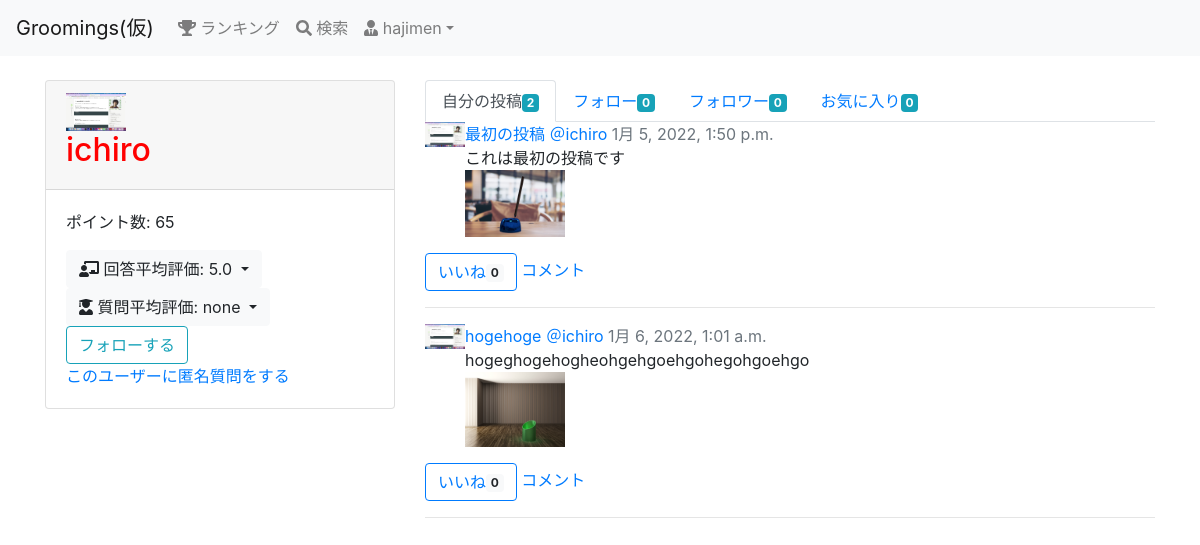
Screenshot of /user/1/ (signed in) with the database file from the repository.
### groomings/models.py (models this page shows, shortened)
class User(AbstractBaseUser, PermissionsMixin):
    username = models.CharField(max_length=150)
    email = models.EmailField(max_length=255, unique=True)
    image = models.FileField(upload_to='user_image/', null=True, blank=True)
    point = models.IntegerField(default=50, validators=[MinValueValidator(0)])
    follow = models.ManyToManyField(
        'self', blank=True, symmetrical=False, related_name="follower"
    )
    is_active = models.BooleanField(default=True)
    is_staff = models.BooleanField(default=False) # 管理画面にログインできるかどうか
    USERNAME_FIELD = 'email' # このテーブルのレコードを一意に識別
    REQUIRED_FIELDS = ['username'] # スーパーユーザー作成時に入力する(emailとパスワードは必須だからそれ以外で)
    objects = UserManager()
    class Meta:
        db_table = 'user'

class Date(models.Model):
    created_at = models.DateTimeField(default=now)
    class Meta:
        abstract = True

class Question(Date):
    title = models.CharField(max_length=30, null=True, blank=True)
    text = models.TextField(null=False, blank=False)
    image1 = models.FileField(upload_to='question_image/', null=True, blank=True)
    image2 = models.FileField(upload_to='question_image/', null=True, blank=True)
    image3 = models.FileField(upload_to='question_image/', null=True, blank=True)
    give_point = models.IntegerField(blank=False, null=False, default=5, validators=[MinValueValidator(5)])
    giver = models.ForeignKey(
        'User', on_delete=CASCADE, related_name="user_give_question"
    )
    recipient = models.ForeignKey(
        'User', on_delete=SET_NULL, null=True, related_name="user_receive_question"
    )
    to_giver_point = models.IntegerField(validators=[MinValueValidator(1), MaxValueValidator(5)], null=True)
    to_recipient_point = models.IntegerField(validators=[MinValueValidator(1), MaxValueValidator(5)], null=True)
    is_active = models.BooleanField(default=True)
    class Meta:
        db_table = 'question'

class Post(Date):
    title = models.CharField(max_length=30)
    image1 = models.FileField(upload_to='post_image/', null=True, blank=True)
    image2 = models.FileField(upload_to='post_image/', null=True, blank=True)
    image3 = models.FileField(upload_to='post_image/', null=True, blank=True)
    text = models.TextField()
    user = models.ForeignKey(
        'User', on_delete=models.CASCADE, related_name="user_post"
    )
    favorite = models.ManyToManyField(User, related_name="user_favo_post")
    category = models.CharField(max_length=15, default='カテゴリーなし')
    class Meta:
        db_table = 'post'

### groomings/views.py (the view)
# urls.py: path(r'user/<int:user_id>/', views.user, name = 'user'), # ユーザー個人ページ
@login_required
def user(request, user_id):
    user = User.objects.get(pk=user_id)
    my_follows = request.user.follow.all()
    posts = user.user_post.all()
    notifys = Notify.objects.filter(user=request.user).order_by('-created_at')
    eval_as_giver = user.user_give_question.filter(is_active=False).order_by('-created_at')
    eval_as_recipient = user.user_receive_question.filter(is_active=False).order_by('-created_at')
    return render(request, 'groomings/user.html', context={
        "page_owner": user, "my_follows": my_follows, "posts": posts, "notifys": notifys, "eval_as_giver": eval_as_giver, "eval_as_recipient": eval_as_recipient
        })

### groomings/templatetags/tag_event.py (called while the page is built)
@register.filter(name="count_favo")
def count_favo(post):
    return post.favorite.all().count()

@register.filter(name="count_follow")
def count_follow(user):
    return user.follow.all().count()

@register.filter(name="count_follower")
def count_follwer(user):
    return user.follower.all().count()

@register.filter(name="count_my_post")
def count_my_post(user):
    return user.user_post.all().count()

@register.filter(name="count_my_favo")
def count_my_favo(user):
    return user.user_favo_post.all().count()

@register.filter(name="ave_eval_ag")
def ave_eval_ag(questions):
    if questions.count() == 0:
        return "none"
    eval = 0
    for question in questions:
        if question.to_giver_point:
            eval += question.to_giver_point
    return eval / questions.count()

@register.filter(name="ave_eval_ar")
def ave_eval_ar(questions):
    if questions.count() == 0:
        return "none"
    eval = 0
    for question in questions:
        if question.to_recipient_point:
            eval += question.to_recipient_point
    return eval / questions.count()

### groomings/templates/groomings/user.html (shortened to what this page needs)
{% extends "groomings/_user.html" %}
{% load static %}
{% load tag_event %}
{% block posts %}
  <ul class="nav nav-tabs">
    <li class="nav-item"><a href="{% url 'groomings:user' page_owner.id %}" class="nav-link active">自分の投稿<span class="badge badge-info">{{ page_owner | count_my_post }}</span></a></li>
    <li class="nav-item"><a href="{% url 'groomings:followee' page_owner.id %}" class="nav-link">フォロー<span class="badge badge-info">{{ page_owner | count_follow }}</span></a></li>
    <li class="nav-item"><a href="{% url 'groomings:follower' page_owner.id %}" class="nav-link">フォロワー<span class="badge badge-info">{{ page_owner | count_follower }}</span></a></li>
    <li class="nav-item"><a href="{% url 'groomings:user_favo' page_owner.id %}" class="nav-link">お気に入り<span class="badge badge-info">{{ page_owner | count_my_favo }}</span></a></li>
  </ul>
  <ul class="list-unstyled">
    {% for post in posts %}
      <li class="media mb-3 post">
          {% if post.user.image %}
          <img src="{{ post.user.image.url }}" width="40px">
          {% else %}
          <img src="{% static 'static_image/default.png' %}" width="40px">
          {% endif %}
          <div class="media-body">
              <a href="{% url 'groomings:post_detail' post.id %}">{{ post.title }}</a>
              <a href="{% url 'groomings:user' post.user.id %}">＠{{ post.user.username }}</a>
              <span class="text-muted">{{ post.created_at }}</span><br>
              <div>
                  {{ post.text }}
              </div>
              <div class="post_image">
                  {% if post.image1 %}
                  <img src="{{ post.image1.url }}" alt="" width="100px">
                  {% endif %}
              </div>
          </div>
      </li>
      {% if request.user.is_authenticated %}
          {% if request.user in post.favorite.all %}
          <a href="{% url 'groomings:favorite' post.id %}" class="btn btn-primary">いいね解除<span class="badge badge-light">{{ post | count_favo }}</span></a>
          {% else %}
          <a href="{% url 'groomings:favorite' post.id %}" class="btn btn-outline-primary">いいね<span class="badge badge-light">{{ post | count_favo }}</span></a>
          {% endif %}
      {% endif %}
      {% if request.user.is_authenticated %}
          <a href = "{% url 'groomings:post_detail' post.id %}">コメント</a>
      {% endif %}
      <hr>
    {% endfor %}
  </ul>
{% endblock %}

### groomings/templates/groomings/_user.html (shortened to what this page needs)
{% extends "groomings/base.html" %}
{% load static %}
{% load tag_event %}
{% block content %}
  <div class="row">
    <div class="col-md-4">
      <div class="card">
        <div class="card-header">
          {% if page_owner.image %}
            <img src="{{ page_owner.image.url }}" alt="" width="60px">
          {% else %}
            <img src="{% static 'static_image/default.png' %}" alt="" width="60px">
          {% endif %}
          <h2>{{ page_owner.username }}</h2>
        </div>
        <div class="card-body">
          <p>ポイント数: {{ page_owner.point }}</p>
          <div class="dropdown">
            <button type="button" class="btn btn-light dropdown-toggle" data-toggle="dropdown">
              <i class="fas fa-chalkboard-teacher"></i> 回答平均評価: {{ eval_as_recipient | ave_eval_ar }}
            </button>
          </div>
          <div class="dropdown">
            <button type="button" class="btn btn-light dropdown-toggle" data-toggle="dropdown">
              <i class="fas fa-user-graduate"></i> 質問平均評価: {{ eval_as_giver | ave_eval_ag }}
            </button>
          </div>
          {% if page_owner != request.user %}
            {% if page_owner in my_follows %}
            <a href="{% url 'groomings:unfollow' page_owner.id %}" class="btn btn-outline-danger">フォロー解除</a>
            {% else %}
            <a href="{% url 'groomings:follow' page_owner.id %}" class="btn btn-outline-info">フォローする</a>
            {% endif %}
            <br><a href="{% url 'groomings:create_question' page_owner.id %}">このユーザーに匿名質問をする</a>
          {% endif %}
        </div>
      </div>
    </div>
    <div class="col-md-8">
      {% block posts %}{% endblock %}
    </div>
  </div>
{% endblock %}

### groomings/templates/groomings/base.html (shortened to what this page needs)
{% load static %}<!DOCTYPE html>
<html lang="ja">
    <head>
        <link rel="stylesheet" type="text/css" href="{% static 'base.css' %}">
        <link rel="stylesheet" href="https://stackpath.bootstrapcdn.com/bootstrap/4.5.0/css/bootstrap.min.css">
    </head>
    <body>
        <header class="mb-4">
            <nav class="navbar navbar-expand-sm navbar-light bg-light">
                <a href="{% url 'groomings:top' %}" class="navbar-brand">Groomings(仮)</a>
                <div class="collapse navbar-collapse" id="nav-bar">
                    <ul class="navbar-nav">
                        <li class="nav-item"><a href="{% url 'groomings:ranking' %}" class="nav-link"><i class="fas fa-trophy"></i> ランキング</a></li>
                        <li class="nav-item"><a href="{% url 'groomings:search' %}" class="nav-link"><i class="fas fa-search"></i> 検索</a></li>
                        <li class="nav-item dropdown">
                            {% if request.user.is_authenticated %}
                            <a href="#" class="nav-link dropdown-toggle" data-toggle="dropdown"><i class="fas fa-user-tie"></i> {{ request.user.username }}</a>
                            {% endif %}
                        </li>
                    </ul>
                </div>
            </nav>
        </header>
        <div class="container">
            {% block content %}{% endblock %}
        </div>
    </body>
</html>

### static/base.css (style rules this page uses)
h2 { color: red; }

### rows the page displays
User: user.username "hajimen"
User: image (picture), username "ichiro", point "65", id "2", id "0"
Question: recipient+to_recipient_point "5.0"
Post: user.image (picture), title "最初の投稿", user.username "ichiro", created_at "1月 5, 2022, 1:50 p.m.", text "これは最初の投稿です", image1 (picture), id "0"
Post: user.image (picture), title "hogehoge", user.username "ichiro", created_at "1月 6, 2022, 1:01 a.m.", text "hogeghogehogheohgehgoehgohegohgoehgo", image1 (picture), id "0"

### other values shown
{{ eval_as_giver | ave_eval_ag }} "none"
